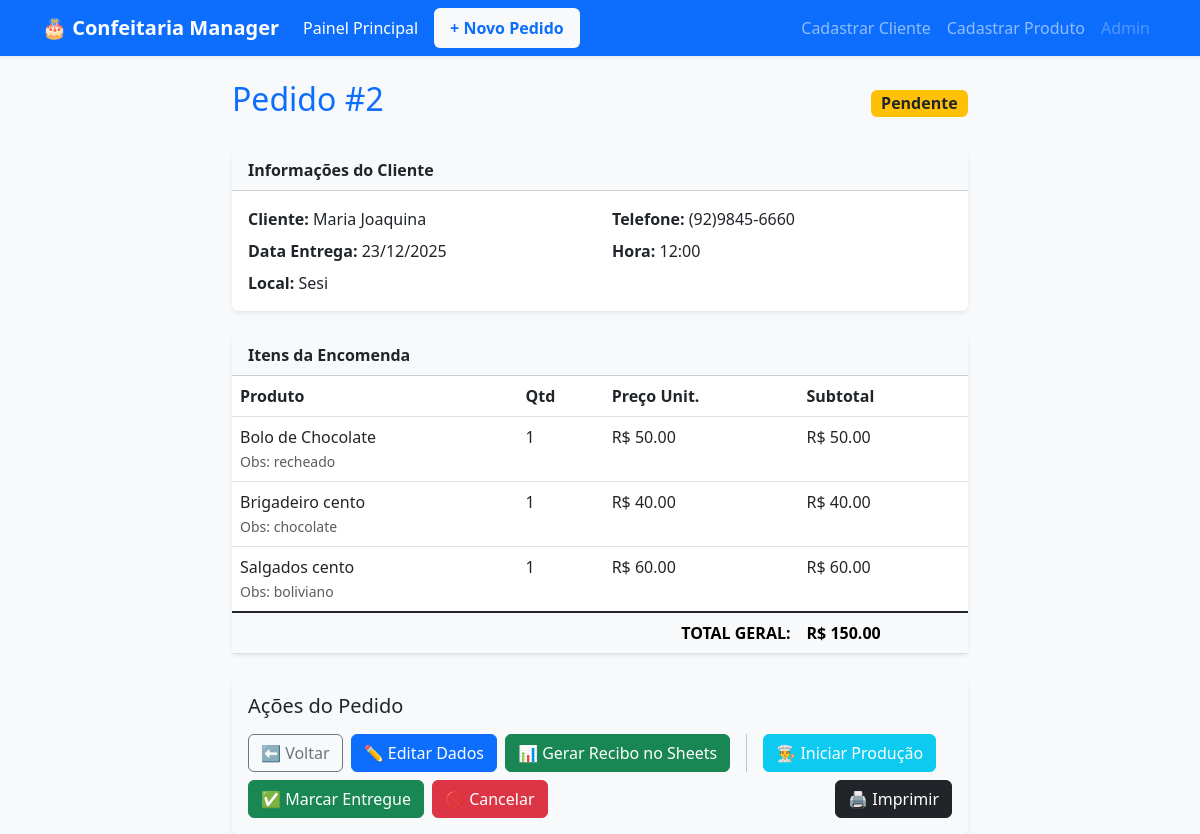
The app's page /pedido/2/ with its own data.
### core/models.py (models this page shows, shortened)
class Pedido(models.Model):
    class StatusPedido(models.TextChoices):
        PENDENTE = 'PEN', 'Pendente'
        EM_PRODUCAO = 'PRD', 'Em Produção'
        ENTREGUE = 'ENT', 'Entregue'
        CANCELADO = 'CAN', 'Cancelado'
    cliente = models.ForeignKey(Cliente, on_delete=models.CASCADE)
    data_entrega = models.DateField()
    hora_entrega = models.TimeField()
    local_entrega = models.CharField(max_length=255)
    status = models.CharField(max_length=3, choices=StatusPedido.choices, default=StatusPedido.PENDENTE)
    observacoes_gerais = models.TextField(blank=True)
    criado_em = models.DateTimeField(auto_now_add=True)
    class Meta:
        ordering = ['data_entrega', 'hora_entrega']
    @property
    def total(self):
        return sum(item.subtotal for item in self.itens.all())

class Cliente(models.Model):
    nome = models.CharField(max_length=150)
    telefone = models.CharField(max_length=20)
    email = models.EmailField(blank=True, null=True)
    endereco_padrao = models.CharField("Endereço Padrão", max_length=255, blank=True, null=True)

class ItemPedido(models.Model):
    pedido = models.ForeignKey(Pedido, related_name='itens', on_delete=models.CASCADE)
    produto = models.ForeignKey(Produto, on_delete=models.PROTECT)
    quantidade = models.PositiveIntegerField(validators=[MinValueValidator(1)])
    preco_no_momento = models.DecimalField(max_digits=10, decimal_places=2, blank=True, null=True)
    detalhes = models.CharField(max_length=200, blank=True)
    @property
    def subtotal(self):
        return self.quantidade * self.preco_no_momento

class Produto(models.Model):
    nome = models.CharField(max_length=100)
    preco = models.DecimalField("Preço Unitário", max_digits=10, decimal_places=2)
    ativo = models.BooleanField(default=True)

### core/views.py (the view)
# urls.py: path('pedido/<int:pk>/', views.detalhe_pedido, name='detalhe_pedido'),
def detalhe_pedido(request, pk):
    pedido = get_object_or_404(Pedido, pk=pk)
    return render(request, 'detalhe_pedido.html', {'pedido': pedido})

### core/templates/detalhe_pedido.html (shortened to what this page needs)
{% extends 'base.html' %} {% block content %}
<div class="row justify-content-center">
    <div class="col-md-8">
        <div class="d-flex justify-content-between align-items-center mb-4">
            <h2 class="text-primary">Pedido #{{ pedido.id }}</h2>
            <span class="badge bg-warning text-dark fs-6">{{ pedido.get_status_display }}</span>
        </div>
        <div class="card shadow-sm mb-4">
            <div class="card-header bg-light fw-bold">
                Informações do Cliente
            </div>
            <div class="card-body">
                <div class="row">
                    <div class="col-md-6 mb-2">
                        <strong>Cliente:</strong> {{ pedido.cliente.nome }}
                    </div>
                    <div class="col-md-6 mb-2">
                        <strong>Telefone:</strong> {{ pedido.cliente.telefone }}
                    </div>
                    <div class="col-md-6 mb-2">
                        <strong>Data Entrega:</strong> {{ pedido.data_entrega|date:"d/m/Y" }}
                    </div>
                    <div class="col-md-6 mb-2">
                        <strong>Hora:</strong> {{ pedido.hora_entrega|time:"H:i" }}
                    </div>
                    <div class="col-md-12">
                        <strong>Local:</strong> {{ pedido.local_entrega }}
                    </div>
                </div>
            </div>
        </div>
        <div class="card shadow-sm">
            <div class="card-header bg-light fw-bold">
                Itens da Encomenda
            </div>
            <table class="table mb-0">
                <thead>
                    <tr>
                        <th>Produto</th>
                        <th>Qtd</th>
                        <th>Preço Unit.</th>
                        <th>Subtotal</th>
                    </tr>
                </thead>
                <tbody>
                    {% for item in pedido.itens.all %}
                    <tr>
                        <td>
                            {{ item.produto.nome }} {% if item.detalhes %}
                            <br><small class="text-muted">Obs: {{ item.detalhes }}</small> {% endif %}
                        </td>
                        <td>{{ item.quantidade }}</td>
                        <td>R$ {{ item.preco_no_momento|floatformat:2 }}</td>
                        <td>R$ {{ item.subtotal|floatformat:2 }}</td>
                    </tr>
                    {% endfor %}
                </tbody>
                <tfoot class="table-group-divider">
                    <tr class="fw-bold table-light">
                        <td colspan="3" class="text-end">TOTAL GERAL:</td>
                        <td>R$ {{ pedido.total|floatformat:2 }}</td>
                    </tr>
                </tfoot>
            </table>
        </div>
        <div class="card bg-light mt-4 p-3 shadow-sm">
            <h5 class="mb-3">Ações do Pedido</h5>
            <div class="d-flex flex-wrap gap-2">
                <a href="{% url 'dashboard' %}" class="btn btn-outline-secondary">
            ⬅️ Voltar
        </a>
                <a href="{% url 'editar_pedido' pedido.id %}" class="btn btn-primary">
            ✏️ Editar Dados
        </a>
                <a href="{% url 'gerar_recibo' pedido.id %}" class="btn btn-success" target="_blank">
    📊 Gerar Recibo no Sheets
</a>
                {% if pedido.status == 'PEN' %}
                <a href="{% url 'mudar_status' pedido.id 'PRD' %}" class="btn btn-info text-white">
                👨‍🍳 Iniciar Produção
            </a> {% endif %} {% if pedido.status == 'PEN' or pedido.status == 'PRD' %}
                <a href="{% url 'mudar_status' pedido.id 'ENT' %}" class="btn btn-success">
                ✅ Marcar Entregue
            </a> {% endif %} {% if pedido.status != 'CAN' and pedido.status != 'ENT' %}
                <a href="{% url 'mudar_status' pedido.id 'CAN' %}" class="btn btn-danger" onclick="return confirm('Tem certeza que deseja cancelar este pedido?')">
                🚫 Cancelar
            </a> {% endif %}
                <button class="btn btn-dark ms-auto" onclick="window.print()">
            🖨️ Imprimir
        </button>
            </div>
        </div>
    </div>
</div>
{% endblock %}

### core/templates/base.html (style rules this page uses)
body { background-color: #f8f9fa; }
.card { border: none; }

### records on screen
Pedido: id "2", status "Pendente", cliente.nome "Maria Joaquina", cliente.telefone "(92)9845-6660", data_entrega "23/12/2025", hora_entrega "12:00", local_entrega "Sesi", total "150.00"
ItemPedido: produto.nome "Bolo de Chocolate", detalhes "recheado", quantidade "1", preco_no_momento "50.00", subtotal "50.00"
ItemPedido: produto.nome "Brigadeiro cento", detalhes "chocolate", quantidade "1", preco_no_momento "40.00", subtotal "40.00"
ItemPedido: produto.nome "Salgados cento", detalhes "boliviano", quantidade "1", preco_no_momento "60.00", subtotal "60.00"
